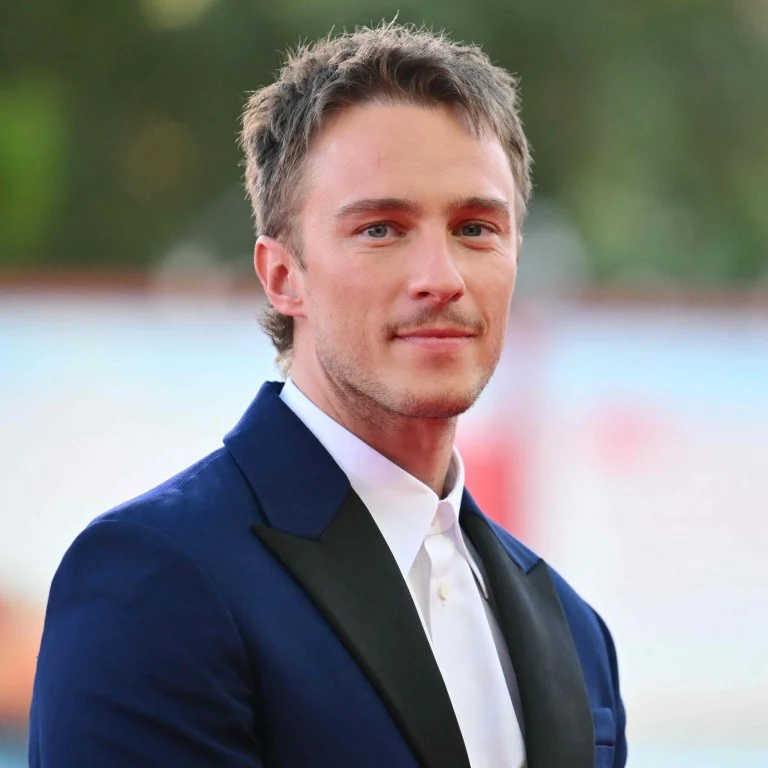
#> input picture mona.jpg, 768 x 768 px
$ python face.py
#> lines starting #> are read from the running program, lines starting #| are printed output that depends on the picture; after the words box and inside, x2 and y2 are one past the last pixel; in counts of white or black regions, pixels touching at a corner belong together
import cv2
img = cv2.imread('mona.jpg')
#> img is the input picture: shape (768, 768, 3); mean B, G, R 128.8, 129.8, 131.6
gray = cv2.cvtColor(img, cv2.COLOR_BGR2GRAY)  # 影像轉換成灰階
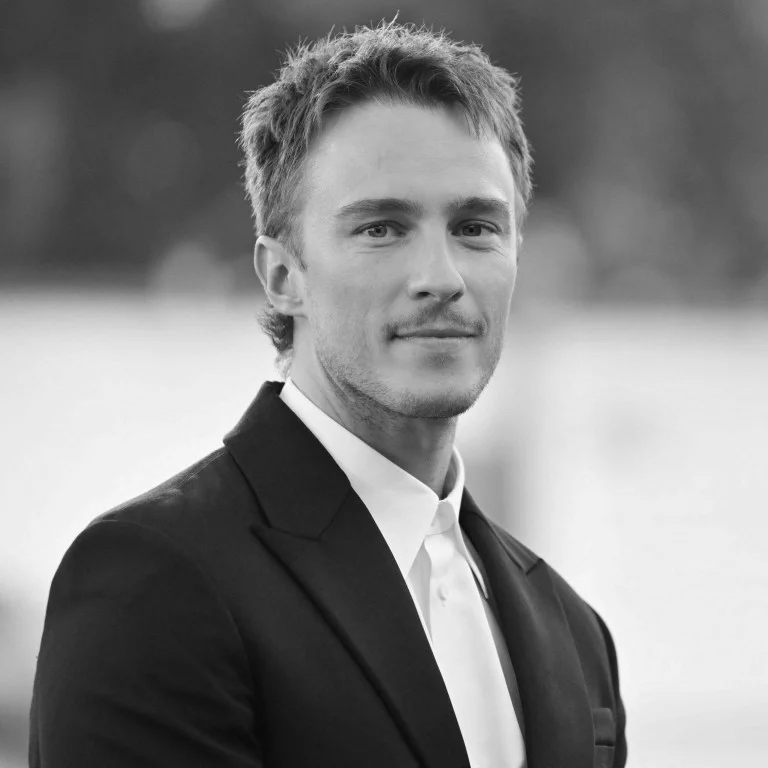
#> gray: shape (768, 768); min 8, max 255, mean 130.2
face_cascade = cv2.CascadeClassifier("haarcascade_frontalface_default.xml") # 載入人臉偵測模型
faces = face_cascade.detectMultiScale(gray,1.2,3)  # 開始辨識影像中的人臉
#> faces = [[285, 114, 288, 288]]

for (x, y, w, h) in faces:
    mosaic = img[y:y+h, x:x+w]   # 馬賽克區域
    level = 15                   # 馬賽克程度
    mh = int(h/level)            # 根據馬賽克程度縮小的高度
    mw = int(w/level)            # 根據馬賽克程度縮小的寬度
    mosaic = cv2.resize(mosaic, (mw,mh), interpolation=cv2.INTER_LINEAR) # 先縮小
    mosaic = cv2.resize(mosaic, (w,h), interpolation=cv2.INTER_NEAREST)  # 然後放大
    img[y:y+h, x:x+w] = mosaic   # 將指定區域換成馬賽克區域
#> this loop made 1 pass
#> (x, y, w, h, level, mh, mw) on pass 1: (285, 114, 288, 288, 15, 19, 19)
#> pass 1, `mosaic = img[y:y+h, x:x+w]`:
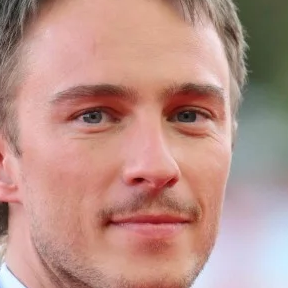
#> mosaic: shape (288, 288, 3); mean B, G, R 135.9, 145.2, 186.4
#> pass 1, `mosaic = cv2.resize(mosaic, (w,h), interpolation=cv2.INTER_NEAREST)`:
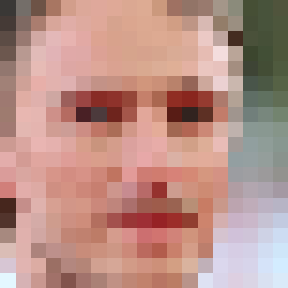
#> mosaic: shape (288, 288, 3); mean B, G, R 135, 144.3, 186
#> after the loop:
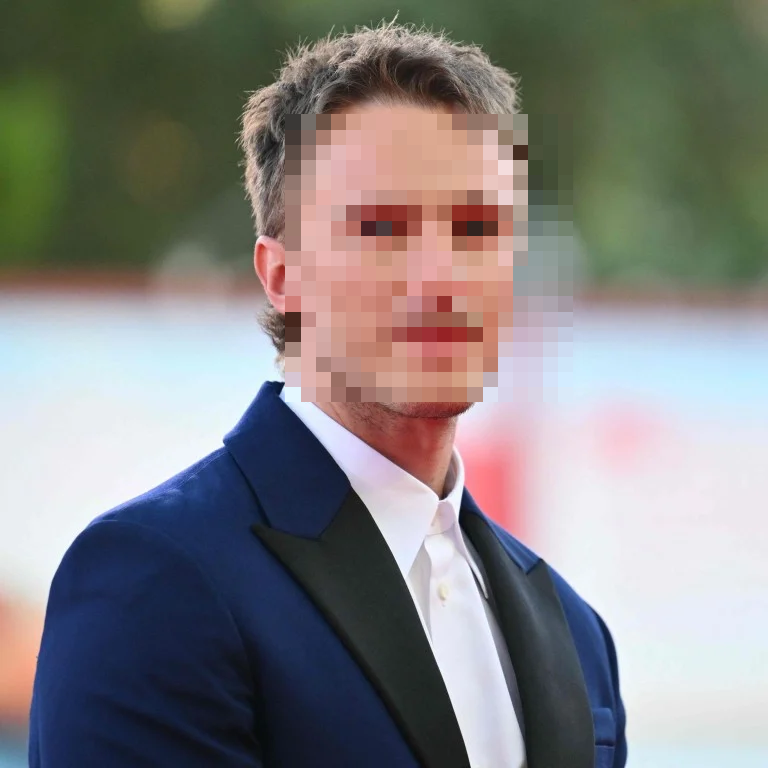
#> img: shape (768, 768, 3); 13.75% of pixels changed, all inside (x1, y1, x2, y2) = (285, 114, 573, 402)

cv2.imshow('oxxostudio', img)
cv2.waitKey(0)   # 按下任意鍵停止
cv2.destroyAllWindows()

$ run again, with meme.jpg copied over mona.jpg
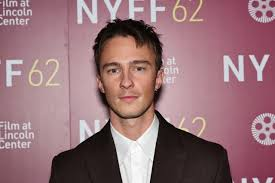
#> input picture meme.jpg, 275 x 183 px
#> img is the input picture: shape (183, 275, 3); mean B, G, R 119.5, 113.6, 149.9
#> faces = [[95, 44, 65, 65]]
#> the loop `for (x, y, w, h) in faces:` made 1 pass
#> (x, y, w, h, level, mh, mw) on pass 1: (95, 44, 65, 65, 15, 4, 4)
#> pass 1, `mosaic = img[y:y+h, x:x+w]`:
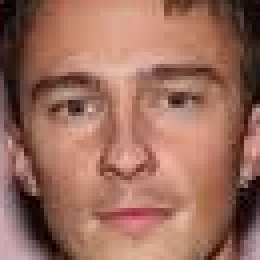
#> mosaic: shape (65, 65, 3) (shown 4 times larger); mean B, G, R 93.2, 108.4, 155.5
#> after the loop `for (x, y, w, h) in faces:`:
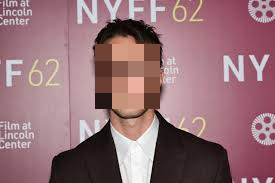
#> img: shape (183, 275, 3); 8.39% of pixels changed, all inside (x1, y1, x2, y2) = (95, 44, 160, 109)
